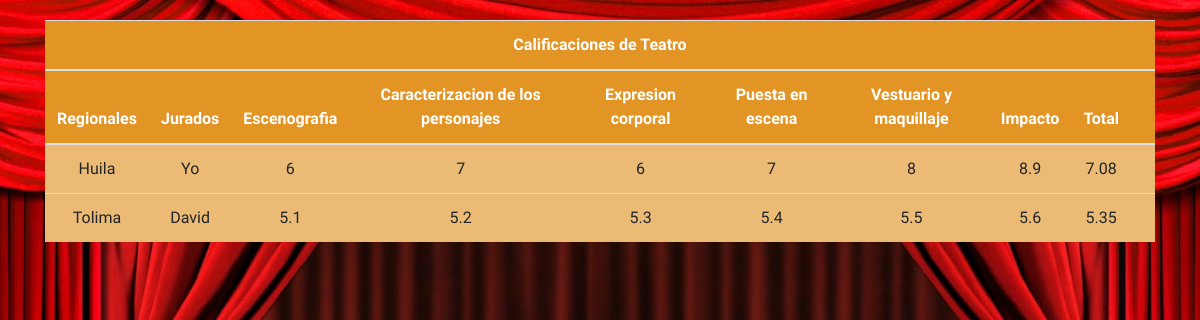
Page /conT.php on the committed database.
### tables this page shows
CREATE TABLE IF NOT EXISTS `teatro` (
  `id` int(11) NOT NULL,
  `escenografia` float(11,1) NOT NULL,
  `caracterizacion_de_los_personajes` float(11,1) NOT NULL,
  `expresion_corporal` float(11,1) NOT NULL,
  `puesta_en_escena` float(11,1) NOT NULL,
  `vestuario_y_maquillaje` float(11,1) NOT NULL,
  `impacto` float(11,1) NOT NULL,
  `total` float(11,2) NOT NULL,
  `id_regional` int(11) NOT NULL,
  `id_jurado` int(11) NOT NULL
);

CREATE TABLE IF NOT EXISTS `regional` (
  `id_regional` int(10) NOT NULL,
  `nombre` varchar(30) NOT NULL
);

CREATE TABLE IF NOT EXISTS `jurado` (
  `n°_documento` int(11) NOT NULL,
  `tipo_de_documento` varchar(2) NOT NULL,
  `nombre` varchar(30) NOT NULL,
  `apellido` varchar(30) NOT NULL,
  `especialidad` varchar(40) NOT NULL,
  `contraseña` varchar(40) NOT NULL
);

### conT.php (the view, shortened to what this page needs)
<?php
  $con = new PDO('mysql:host=localhost;dbname=zonales1;charset=utf8','root','');
  $jurado = $_SESSION['user'];
?>
<!DOCTYPE html>
<html lang="en">
<head>
  <link rel="stylesheet" href="css/bootstrap.min.css">
  <link rel="stylesheet" href="css/table.css">
</head>
<body>
  <div class="container">
    <div class="table-responsive" id="contenedor" style="width:100%">
    <table class="table fil" id="table">
      <thead class="text-center">
        <tr>
          <th colspan="10">Calificaciones de Teatro</th>
        </tr>
        <tr>
          <th>Regionales</th>
          <th>Jurados</th>
          <th>Escenografia</th>
          <th>Caracterizacion de los personajes</th>
          <th>Expresion corporal</th>
          <th>Puesta en escena</th>
          <th>Vestuario y maquillaje</th>
          <th>Impacto</th>
          <th>Total</th>
          <th></th>
        </tr>
      </thead>
      <tbody>
        <?php
            $query = $con->query("SELECT id, id_jurado, jurado.nombre AS 'jurado',regional.nombre AS 'regional',escenografia,caracterizacion_de_los_personajes,expresion_corporal,puesta_en_escena,vestuario_y_maquillaje,impacto,total FROM teatro,jurado,regional WHERE teatro.id_regional=regional.id_regional AND teatro.id_jurado=jurado.n°_documento ORDER BY total DESC");
            while($row = $query->fetchObject()){
              $res[] = $row;
            }
            if(isset($res)){
              foreach($res as $key=>$value){
                if($value->id_jurado == $jurado){
                  echo '<tr><td>'.$value->regional.'</td><td>'.$value->jurado.'</td><td>'.$value->escenografia.'</td><td>'.$value->caracterizacion_de_los_personajes.'</td><td>'.$value->expresion_corporal.'</td><td>'.$value->puesta_en_escena.'</td><td>'.$value->vestuario_y_maquillaje.'</td><td>'.$value->impacto.'</td><td>'.$value->total.'</td><td><a class="btn btn-danger" href="editT.php?id='.$value->id.'">Editar</a></td></tr>';
                }else{
                  echo '<tr><td>'.$value->regional.'</td><td>'.$value->jurado.'</td><td>'.$value->escenografia.'</td><td>'.$value->caracterizacion_de_los_personajes.'</td><td>'.$value->expresion_corporal.'</td><td>'.$value->puesta_en_escena.'</td><td>'.$value->vestuario_y_maquillaje.'</td><td>'.$value->impacto.'</td><td>'.$value->total.'</td><td></td></tr>';
                }
              }
            }else{
              echo '<tr><td colspan="9">No hay registros</td></tr>';
            }
        ?>
      </tbody>
    </table>
 </div>
  </div>
</body>
</html>

### css/table.css (style rules this page uses)
body { font-family: 'Merienda', cursive; background: url(../img/cortina.jpg) no-repeat center fixed; background-size: cover; }
#contenedor { margin: auto; width:60%; text-align: center; }
#table { background-color: #FFFFFF; margin-top: 20px; background: #ebba74; }
th { background-color: #e29525; color: white; }

### rows in the picture
teatro: id_regional.nombre "Huila", id_jurado.nombre "Yo", escenografia "6", caracterizacion_de_los_personajes "7", expresion_corporal "6", puesta_en_escena "7", vestuario_y_maquillaje "8", impacto "8.9", total "7.08"
teatro: id_regional.nombre "Tolima", id_jurado.nombre "David", escenografia "5.1", caracterizacion_de_los_personajes "5.2", expresion_corporal "5.3", puesta_en_escena "5.4", vestuario_y_maquillaje "5.5", impacto "5.6", total "5.35"
